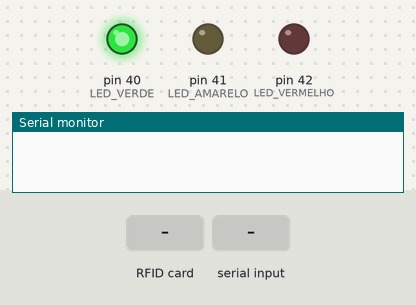
Simulated run of this sketch. Board: Arduino Mega 2560, built with avr-gcc and run on an emulated ATmega2560. Parts: output pins drawn as LEDs (lit = HIGH), the last lines printed to the serial monitor. The inputs (shaded band) are chosen by the test bench. Pins used as bus, display or sensor lines are not drawn.

Above: at 0.1 s.
At 2.7 s:
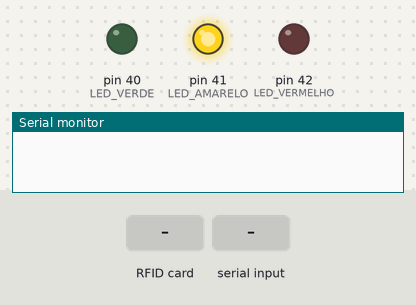
2.8 s: RFID card 5E 7A 19 C4 held to the reader
4.3 s: "1" received over Serial
At 4.9 s:
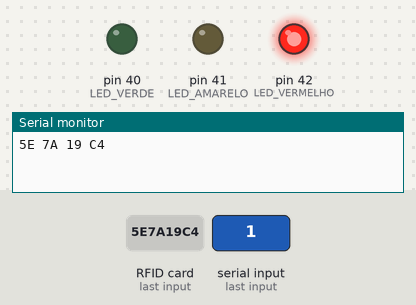
Timing chart, 0 to 10.8 s (numbered marks = the images above; inputs shaded):
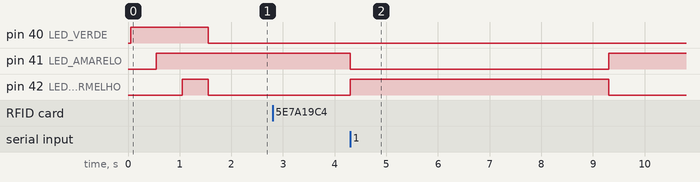

The sketch:

LockRFID.ino
```cpp
#include <SPI.h>
#include <MFRC522.h>
// o pino onde a entrada de energia dos leds está plugada
#define LED_VERDE 40
#define LED_AMARELO 41
#define LED_VERMELHO 42

#define DELAY 5000 // quanto tempo esperar antes de voltar a ler um novo ID
#define DEBUG_MODE 0 // quando ativo simula cards sendo lidos a todo momento

// Os pinos SDA e RST do receptor
#define SS_PIN 53
#define RST_PIN 9
/*
  Os pinos abaixo obrigatoriamente tem que estar nessas posições no caso do Arduino MEGA
  SCK -> 52
  MOSI  -> 51
  MISO  -> 50
*/
MFRC522 mfrc522(SS_PIN, RST_PIN);  // Criando a instancia da classe que controla o receptor

void setup() {
  Serial.begin(9600); // Inicia a serial
  SPI.begin();    // Inicia  SPI bus
  mfrc522.PCD_Init(); // Inicia MFRC522

  //Preparando os leds para acender
  pinMode(LED_VERDE, OUTPUT);
  pinMode(LED_VERMELHO, OUTPUT);
  pinMode(LED_AMARELO, OUTPUT);
  testar_leds();
}

void loop() {
  checarReceptor();
  String conteudo = ""; // essa string vai receber todo o conteudo da tag RFID
  // Emquanto não encontrar novos cartões
  digitalWrite(LED_AMARELO, HIGH); // iniciando leitura

  if(!DEBUG_MODE) {

    if (!mfrc522.PICC_IsNewCardPresent()) return;

    // Caso não tenha conseguido ler
    if(!mfrc522.PICC_ReadCardSerial()) return;

    // este loop recebe todo conteudo do cartão/chaveiro
    for (byte i = 0; i < mfrc522.uid.size; i++) {
       conteudo.concat(String(mfrc522.uid.uidByte[i] < 0x10 ? " 0" : " "));
       conteudo.concat(String(mfrc522.uid.uidByte[i], HEX));
    }

    conteudo.toUpperCase(); // apenas para deixar mais apresentável
    conteudo = conteudo.substring(1); // removendo o primeiro caractere que é inútil
  }
  else {
    delay(1000);
    conteudo = "XX XX XX XX";
  }
  if (checarAutorizacao(conteudo)) // Caso esteja na lista de autorizados
    autorizar();
  else // ID não reconhecido
    negar();
}

/*
  Essa função busca se o ID passado está na lista de autorizados
*/
bool checarAutorizacao(String ID) {
  char leitura; // Variavel que receberá os valores enviados pelo programa em python

  Serial.println(ID); // enviado a tag lida

  while(Serial.available() <= 0); // aguardando por tempo indeterminado
  leitura = Serial.read();  // lendo a resposta

   if(leitura == 'S') return true;

  return false;
}

/*
  Essa função deve ser executada quando o id lido for correto
*/
void autorizar() {
    digitalWrite(LED_VERDE, HIGH);
    digitalWrite(LED_AMARELO, LOW);
    digitalWrite(LED_VERMELHO, LOW);
    delay(DELAY);
    digitalWrite(LED_VERDE, LOW);
}

/*
  Essa função deve ser executada quando o id lido for INcorreto
*/
void negar() {
    digitalWrite(LED_VERDE, LOW);
    digitalWrite(LED_AMARELO, LOW);
    digitalWrite(LED_VERMELHO, HIGH);
    delay(DELAY);
    digitalWrite(LED_VERMELHO, LOW);
}

/*
  Essa função checa se o receptor está bem conectado e trava o sistema caso não esteja
*/
void checarReceptor() {

  byte v = mfrc522.PCD_ReadRegister(mfrc522.VersionReg);

  if ((v == 0x00) || (v == 0xFF)) {
    digitalWrite(LED_VERDE, LOW);
    digitalWrite(LED_AMARELO, LOW);
    while ((v == 0x00) || (v == 0xFF)) { // travar
      digitalWrite(LED_VERMELHO, HIGH);
      delay(500);
      digitalWrite(LED_VERMELHO, LOW);
      delay(500);
      v = mfrc522.PCD_ReadRegister(mfrc522.VersionReg); // checar de novo
    }
  }
}
/*
  Esta função é apenas para debug e saber se os leds estão be conectados
*/
void testar_leds() {
   digitalWrite(LED_VERDE, LOW);
   digitalWrite(LED_AMARELO, LOW);
   digitalWrite(LED_VERMELHO, LOW);

   digitalWrite(LED_VERDE, HIGH);
   delay(500);
   digitalWrite(LED_AMARELO, HIGH);
   delay(500);
   digitalWrite(LED_VERMELHO, HIGH);
   delay(500);

   digitalWrite(LED_VERDE, LOW);
   digitalWrite(LED_AMARELO, LOW);
   digitalWrite(LED_VERMELHO, LOW);
}
```

Measured:
- after the input at 4.3 s, pin 41 (LED_AMARELO): HIGH → LOW at once, → HIGH 5.0 s later; pin 42 (LED_VERMELHO): LOW → HIGH at once, → LOW 5.0 s later
